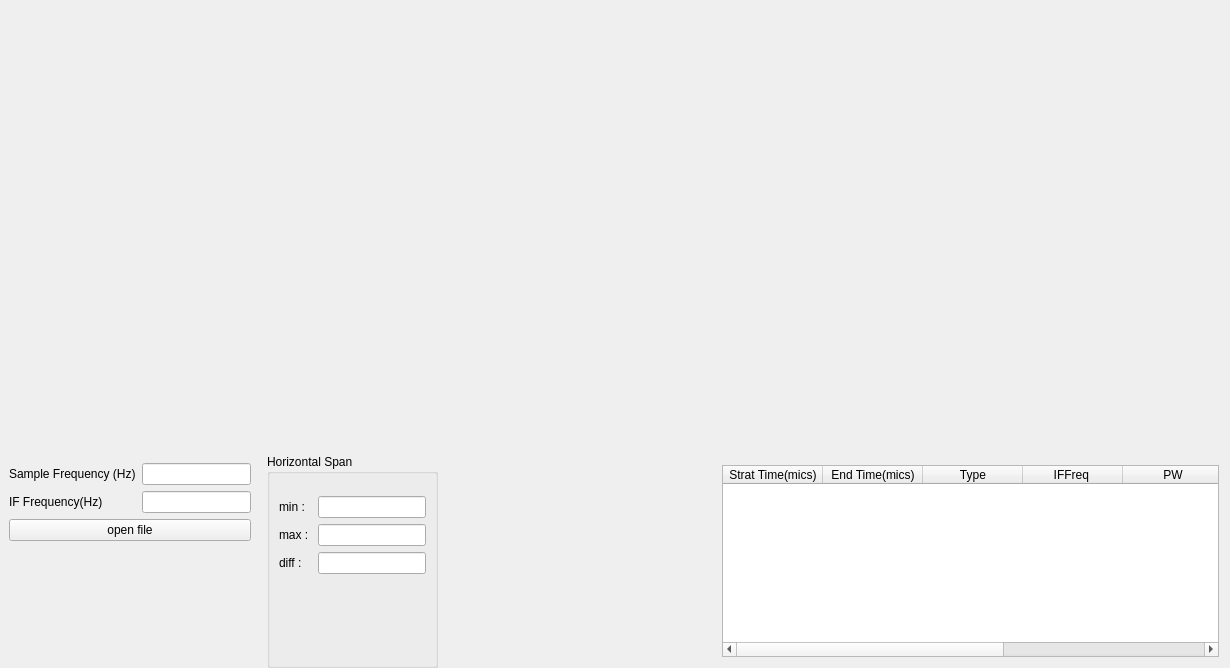
<?xml version="1.0" encoding="UTF-8"?>
<ui version="4.0">
 <class>MainWindow</class>
 <widget class="QMainWindow" name="MainWindow">
  <property name="geometry">
   <rect>
    <x>0</x>
    <y>0</y>
    <width>1230</width>
    <height>668</height>
   </rect>
  </property>
  <property name="windowTitle">
   <string>MainWindow</string>
  </property>
  <widget class="QWidget" name="centralwidget">
   <layout class="QVBoxLayout" name="verticalLayout" stretch="1,0">
    <property name="spacing">
     <number>0</number>
    </property>
    <property name="leftMargin">
     <number>0</number>
    </property>
    <property name="topMargin">
     <number>0</number>
    </property>
    <property name="rightMargin">
     <number>0</number>
    </property>
    <property name="bottomMargin">
     <number>0</number>
    </property>
    <item>
     <widget class="QWidget" name="plotWidget" native="true">
      <layout class="QVBoxLayout" name="plotLayout"/>
     </widget>
    </item>
    <item>
     <widget class="QWidget" name="controlWidget" native="true">
      <layout class="QHBoxLayout" name="horizontalLayout" stretch="1,0,1,2">
       <property name="spacing">
        <number>7</number>
       </property>
       <property name="leftMargin">
        <number>0</number>
       </property>
       <property name="topMargin">
        <number>0</number>
       </property>
       <property name="rightMargin">
        <number>0</number>
       </property>
       <property name="bottomMargin">
        <number>0</number>
       </property>
       <item>
        <widget class="QWidget" name="toolsWidget" native="true">
         <layout class="QFormLayout" name="formLayout">
          <item row="0" column="0">
           <widget class="QLabel" name="label">
            <property name="text">
             <string>Sample Frequency (Hz)</string>
            </property>
           </widget>
          </item>
          <item row="0" column="1">
           <widget class="QLineEdit" name="sampleFreqLineEdit"/>
          </item>
          <item row="4" column="0" colspan="2">
           <widget class="QPushButton" name="openFileBtn">
            <property name="text">
             <string>open file</string>
            </property>
           </widget>
          </item>
          <item row="1" column="1">
           <widget class="QLineEdit" name="IFLineEdit"/>
          </item>
          <item row="1" column="0">
           <widget class="QLabel" name="label_2">
            <property name="text">
             <string>IF Frequency(Hz)</string>
            </property>
           </widget>
          </item>
         </layout>
        </widget>
       </item>
       <item>
        <widget class="QGroupBox" name="groupBox">
         <property name="title">
          <string>Horizontal Span</string>
         </property>
         <layout class="QFormLayout" name="formLayout_2">
          <property name="topMargin">
           <number>22</number>
          </property>
          <item row="0" column="0">
           <widget class="QLabel" name="label_3">
            <property name="text">
             <string>min : </string>
            </property>
           </widget>
          </item>
          <item row="0" column="1">
           <widget class="QLineEdit" name="HSMinLineEdit">
            <property name="readOnly">
             <bool>true</bool>
            </property>
           </widget>
          </item>
          <item row="1" column="0">
           <widget class="QLabel" name="label_4">
            <property name="text">
             <string>max : </string>
            </property>
           </widget>
          </item>
          <item row="2" column="0">
           <widget class="QLabel" name="label_5">
            <property name="text">
             <string>diff : </string>
            </property>
           </widget>
          </item>
          <item row="1" column="1">
           <widget class="QLineEdit" name="HSMaxLineEdit"/>
          </item>
          <item row="2" column="1">
           <widget class="QLineEdit" name="HSDiffLineEdit"/>
          </item>
         </layout>
        </widget>
       </item>
       <item>
        <widget class="QWidget" name="verticalSpanResultWidget" native="true">
         <layout class="QVBoxLayout" name="verticalSpanResultLayout">
          <property name="spacing">
           <number>0</number>
          </property>
          <property name="leftMargin">
           <number>0</number>
          </property>
          <property name="topMargin">
           <number>0</number>
          </property>
          <property name="rightMargin">
           <number>0</number>
          </property>
          <property name="bottomMargin">
           <number>0</number>
          </property>
         </layout>
        </widget>
       </item>
       <item>
        <widget class="QWidget" name="tableContainerWidget" native="true">
         <layout class="QHBoxLayout" name="horizontalLayout_2">
          <property name="spacing">
           <number>0</number>
          </property>
          <property name="leftMargin">
           <number>11</number>
          </property>
          <property name="topMargin">
           <number>11</number>
          </property>
          <property name="rightMargin">
           <number>11</number>
          </property>
          <property name="bottomMargin">
           <number>11</number>
          </property>
          <item>
           <widget class="QTableWidget" name="tableWidget">
            <column>
             <property name="text">
              <string>Strat Time(mics)</string>
             </property>
            </column>
            <column>
             <property name="text">
              <string>End Time(mics)</string>
             </property>
            </column>
            <column>
             <property name="text">
              <string>Type</string>
             </property>
            </column>
            <column>
             <property name="text">
              <string>IFFreq </string>
             </property>
            </column>
            <column>
             <property name="text">
              <string>PW</string>
             </property>
            </column>
            <column>
             <property name="text">
              <string>Start Freq(MHz)</string>
             </property>
            </column>
            <column>
             <property name="text">
              <string>End Freq(MHz)</string>
             </property>
            </column>
           </widget>
          </item>
         </layout>
        </widget>
       </item>
      </layout>
     </widget>
    </item>
   </layout>
  </widget>
 </widget>
 <resources/>
 <connections/>
</ui>
